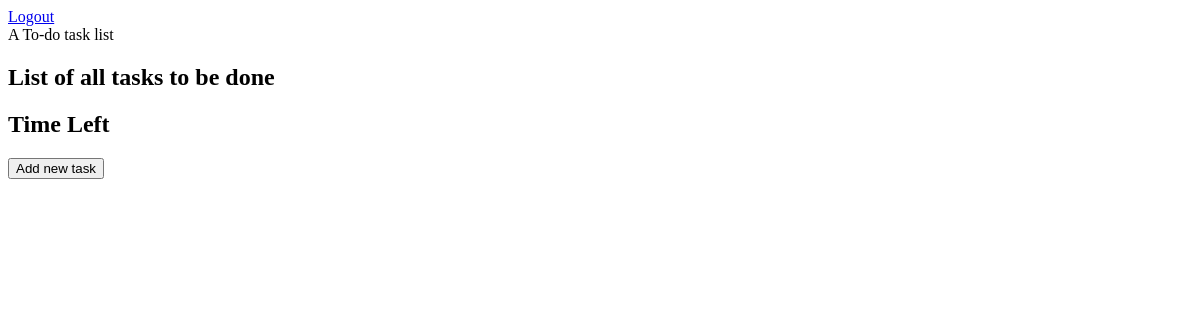
Before: /todoapp/ (signed in) with the older database file.
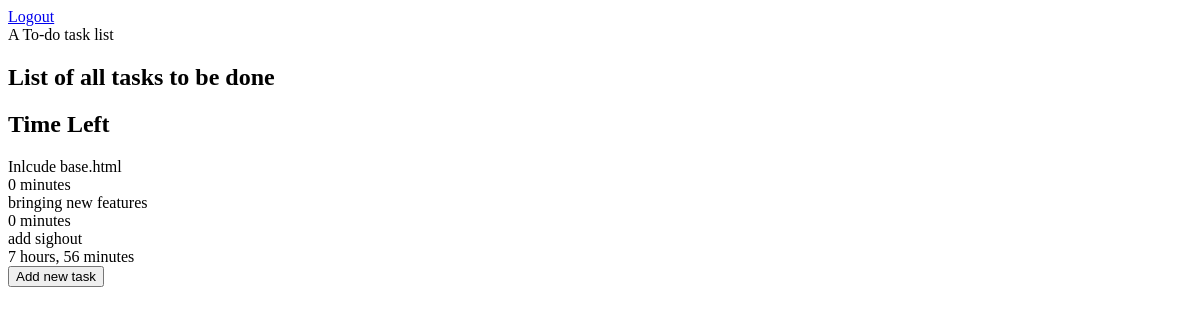
After: the same page with the newer database file.
### todoapp/models.py (models this page shows, shortened)
class Task(models.Model):
    task_text = models.CharField(max_length=120)
    task_deadline = models.DateTimeField()
    add_time = models.DateTimeField()
    user = models.ForeignKey(User, on_delete=models.CASCADE, default=1)

### todoapp/views.py (the view)
# urls.py: path('', views.index, name='index'),
def index(request):
    pk = request.user.id
    user = User.objects.get(pk=pk)
    task_list = Task.objects.filter(user=user).order_by('task_deadline', 'task_text')
    context = {'task_list': task_list}
    return render(request, 'todoapp/index.html', context)

### todoapp/templates/todoapp/index.html (shortened to what this page needs)
<!DOCTYPE html>
<html lang="en">
<head>
</head>
<body>
    {% if user.is_authenticated %}
        <a href="{% url 'accounts:logout' %}">Logout</a>
    {% else %}
        <div class="login signup">
            <a href="{% url 'accounts:register' %}">Signup</a>
            <a href="{% url 'accounts:login' %}">Login</a>
        </div>
    {%endif %}
    <div class="headline ">
        A To-do task list
    </div>
        <div class="row">
            <div class="list-group-item col">
                <h2>List of all tasks to be done</h2>
            </div>
            <div class="col">
                <h2>Time Left</h2>
            </div>
        </div>
        {% if task_list %}
            {% for task in task_list%}
            <div class="row">
                <div class="list-group-item col">
                        {{task.task_text}}
                </div>
                <div class="col">
                     {{task.task_deadline|timeuntil}}
                </div>
            </div>
            {% endfor %}
        {% endif %}
    <form action="{% url 'todoapp:add_task'%}">
        <div class="submit-button">
            <input type="submit" value="Add new task">
        </div>
    </form>
</body>
</html>

Changed rows visible on the page:
added Task: task_text "Inlcude base.html", task_deadline "0 minutes"
added Task: task_text "bringing new features", task_deadline "0 minutes"
added Task: task_text "add sighout", task_deadline "7 hours, 56 minutes"
